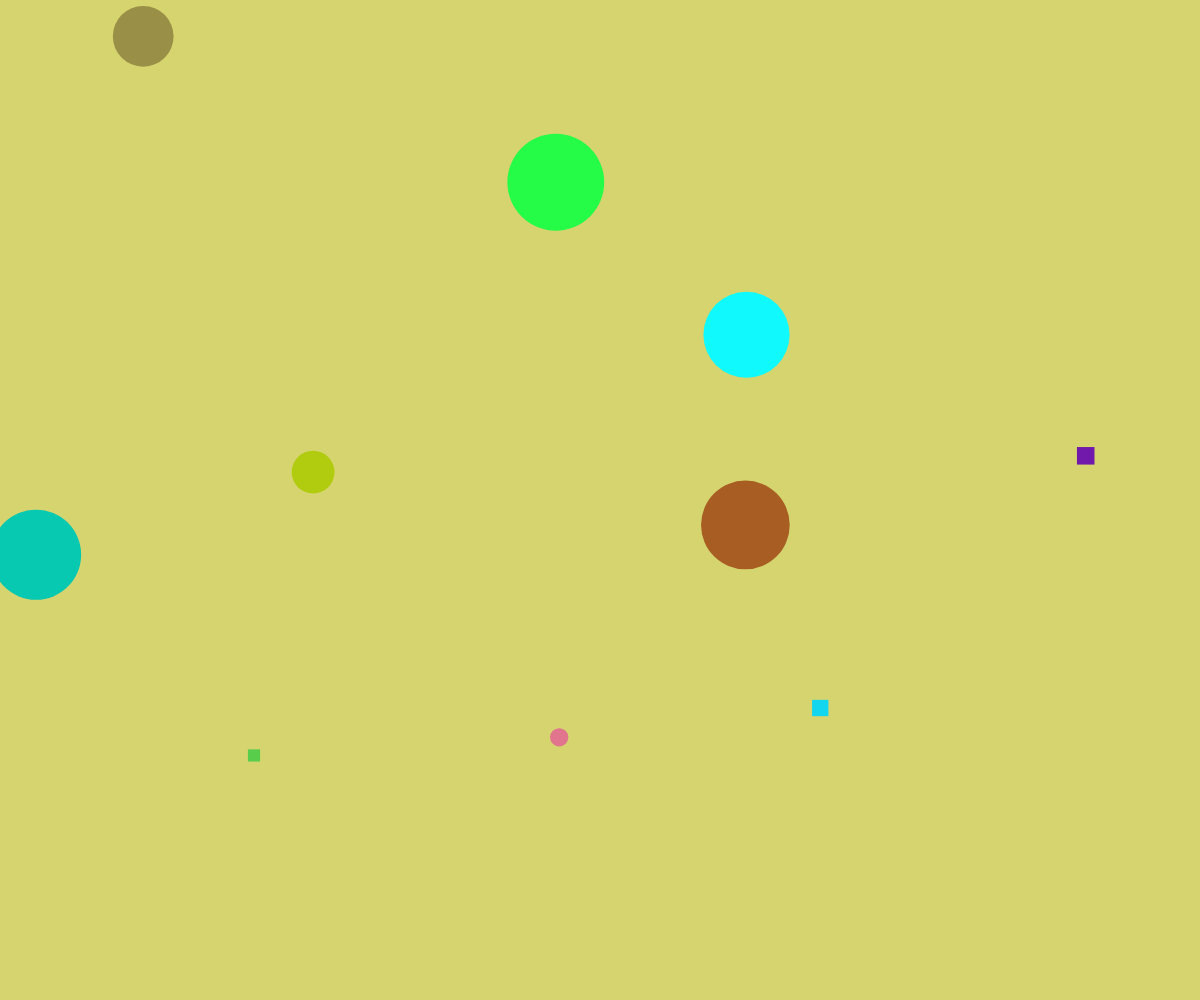
Frame 1 (no input)
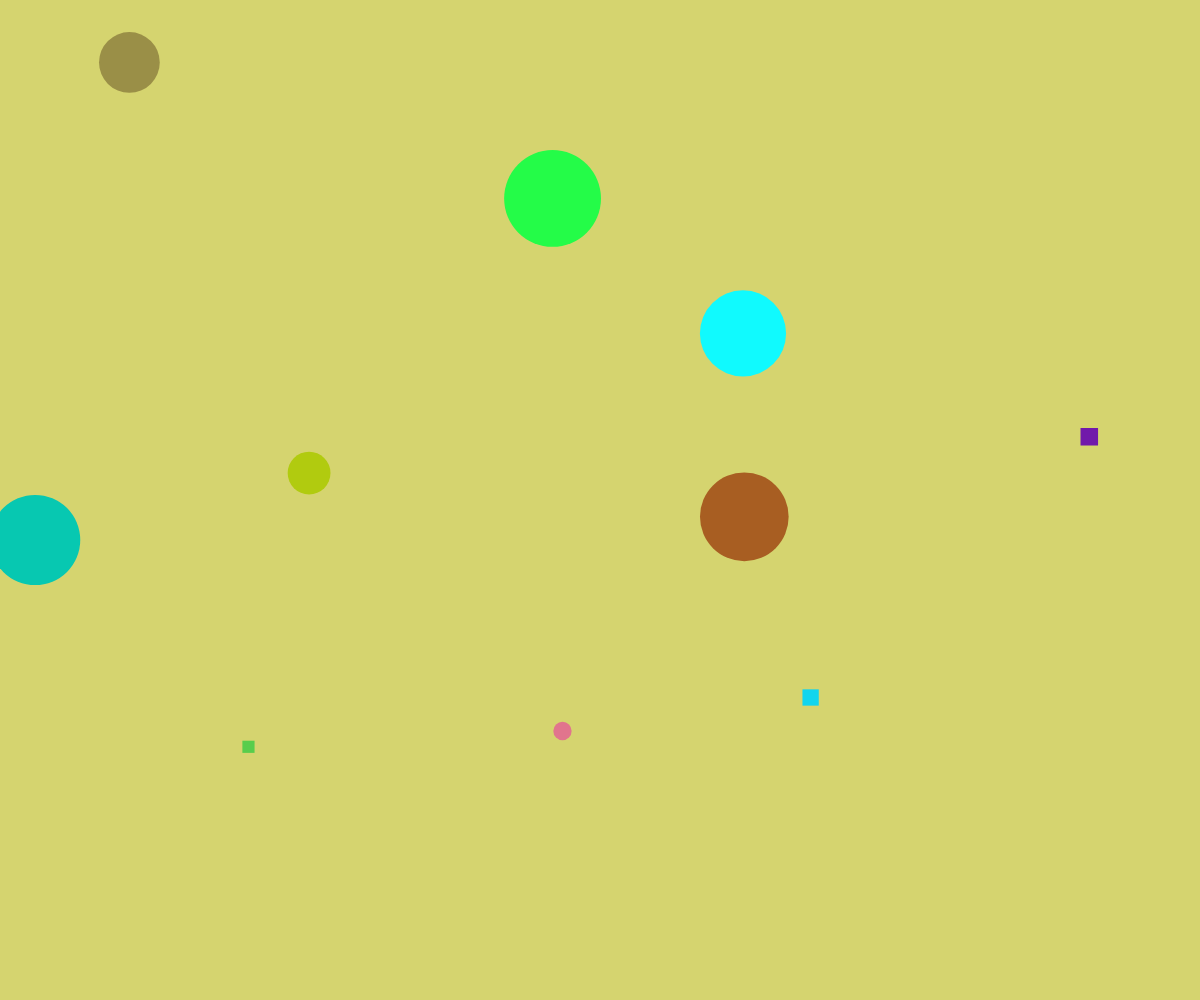
Frame 60 (no input)
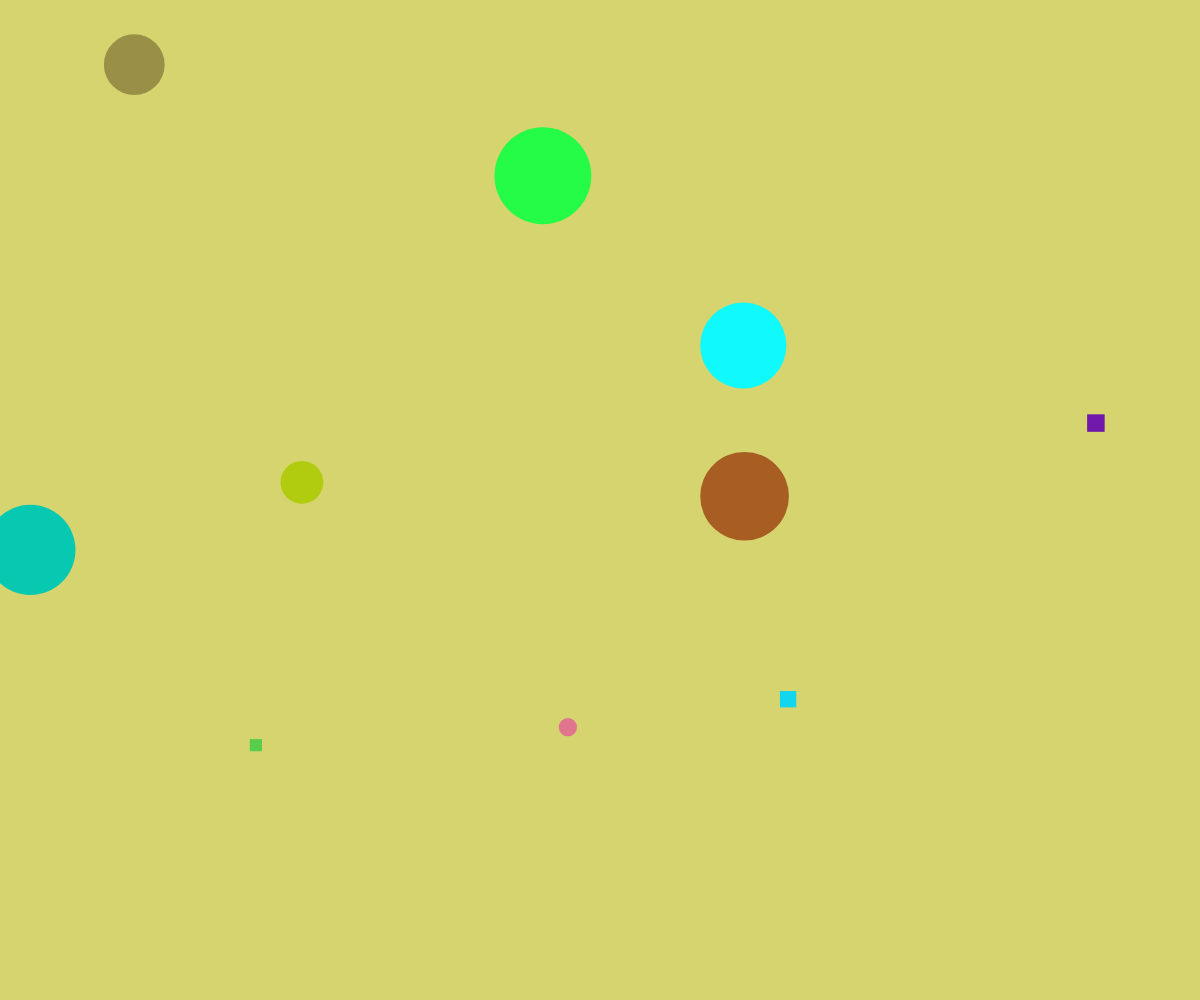
Frame 120 (the mouse pressed at the canvas centre since frame 60)

The p5.js sketch that drew these frames (run headless with seeded random() and noise() and a simulated clock; from frame 60 on, the mouse is pressed at the canvas centre):

// p5.js sketch
// ── sketch.js
// Project Title
// Your Name
// Date
//
// Extra for Experts:
// - describe what you did to take this project "above and beyond"

//parent class
class Shape {
  constructor(x, y, color) {
    this.x = x;
    this.y = y;
    this.color = color;
  }

  //common display for all shapes
  display() {
    noStroke();
    fill(this.color);
  }

  move() {
    this.x += random(-2, 2);
    this.y += random(-3,3);
  }
}

//child class
class Circle extends Shape { 
  constructor(x, y, color, radius) {
    super(x, y, color);
    this.radius = radius;
  }

  display() {
    super.display();
    circle(this.x, this.y, this.radius*2);
  }
}

class Square extends Shape {
  constructor(x, y, color, size) {
    super(x, y, color);
    this.size = size;
  }

  display() {
    super.display();
    square(this.x, this.y, this.size);
  }
}

let theShapes = [];

function setup() {
  createCanvas(windowWidth, windowHeight);

  for (let i = 0; i < 10; i++) {
    if (random(100) < 50) {
      let someCircle = new Circle(random(width), random(height), color(random(255), random(255), random(255)), random(50));
      theShapes.push(someCircle);
    }
    else {
      let someSquare = new Square (random(width), random(height), color(random(255), random(255), random(255)), random(50));
      theShapes.push(someSquare);
    }
  }
}

function draw() {
  background(213,212,111);

  for (let shape of theShapes) {
    shape.move();
    shape.display();
  }
}
